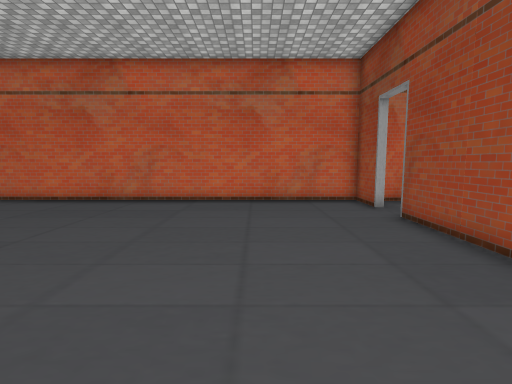
View 1 (above)

24 first-person views from a walk through a scene from a Unity 3-D project. The camera is 1.5 m above the floor, tilts 6° down and sees 85° across. The floor is counted in squares, 0.9 m on a side. Each view is taken from the middle of a square. On the plan, view 1 faces up. The plan holds only what a view shows up to about 15 squares ahead; the rest is blank. The place goes on beyond the plan. The player character is not drawn. Door leaves are left out, so doorways stand open. Some surface patterns are stand-ins.

View 2
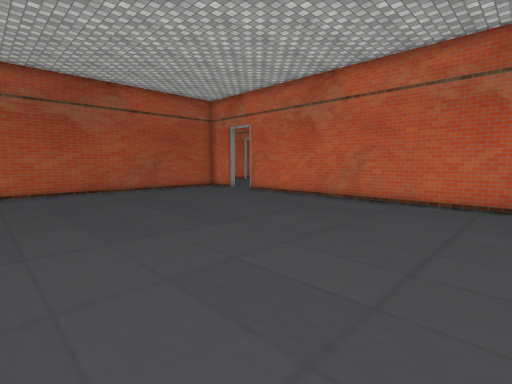

View 3
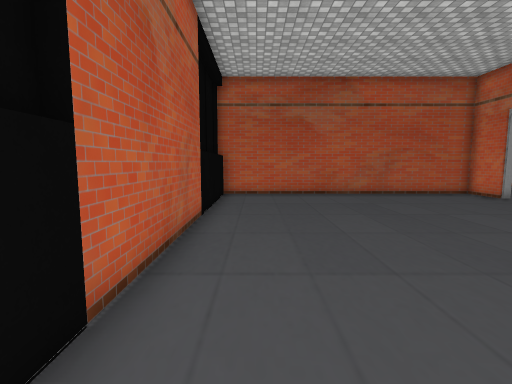

View 4
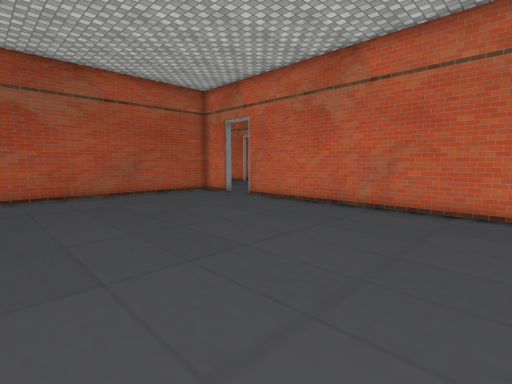

View 5
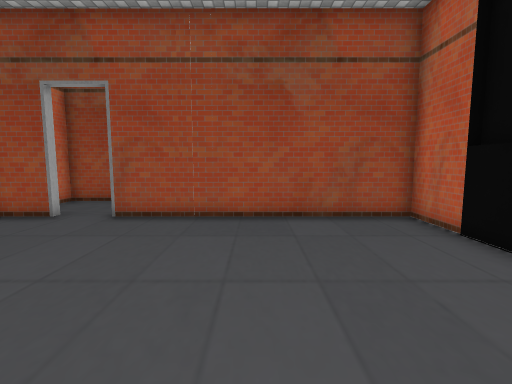

View 6
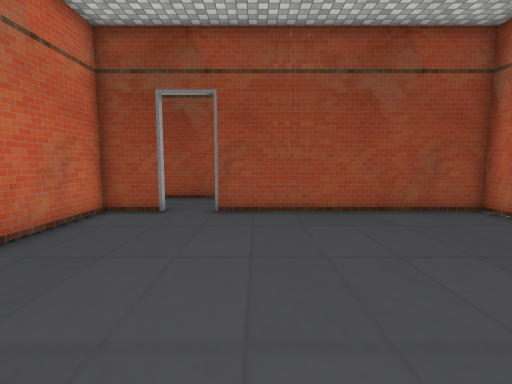

View 7
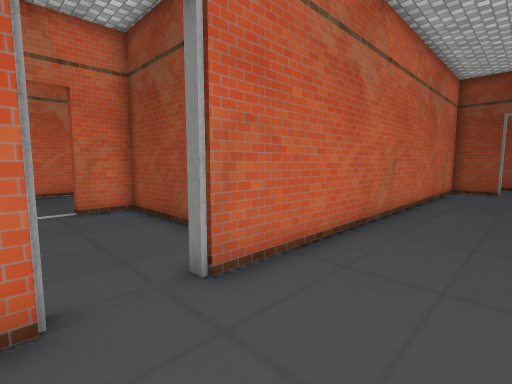

View 8
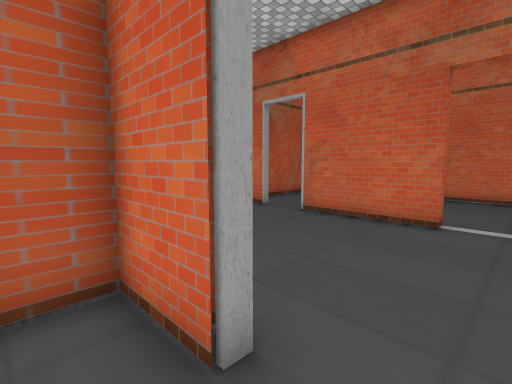

View 9
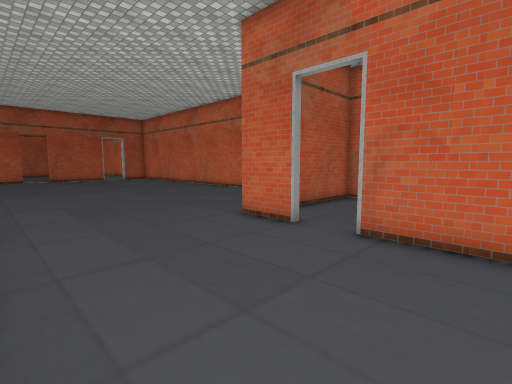

View 10
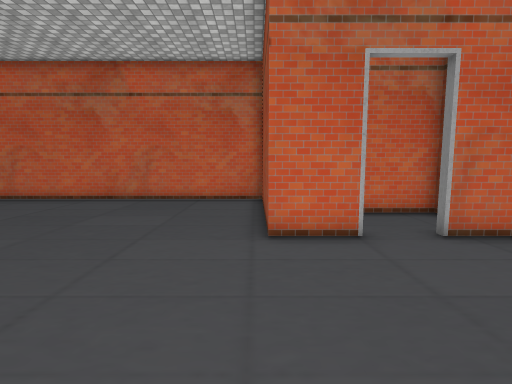

View 11
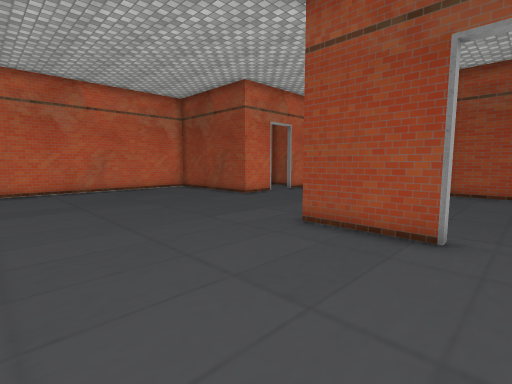

View 12
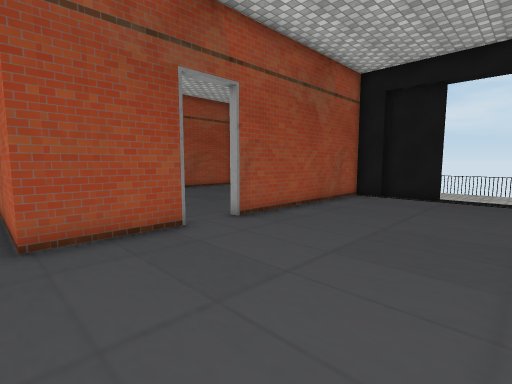

View 13
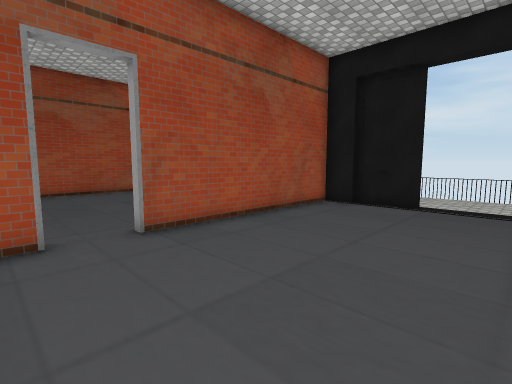

View 14
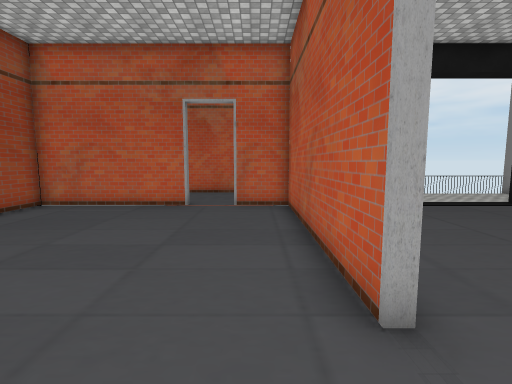

View 15
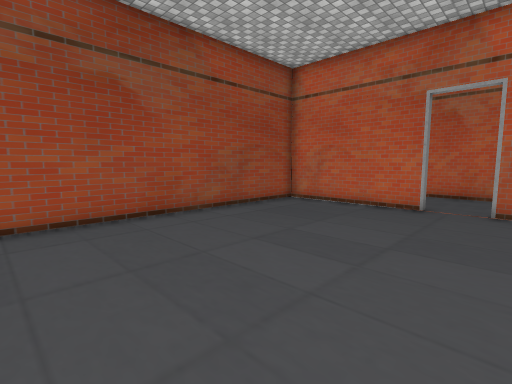

View 16
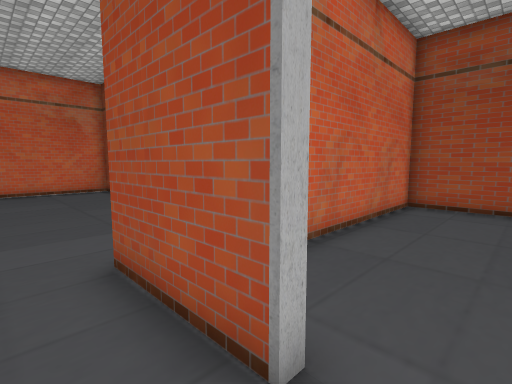

View 17
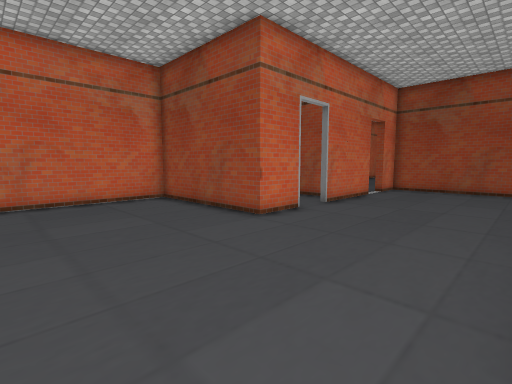

View 18
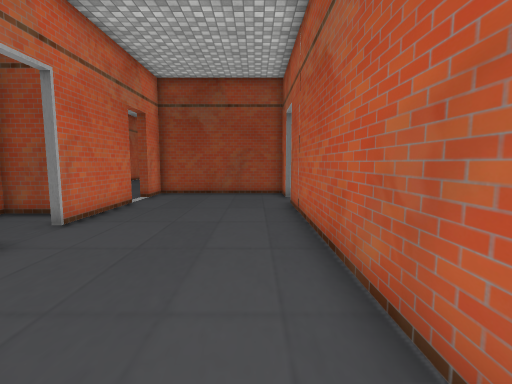

View 19
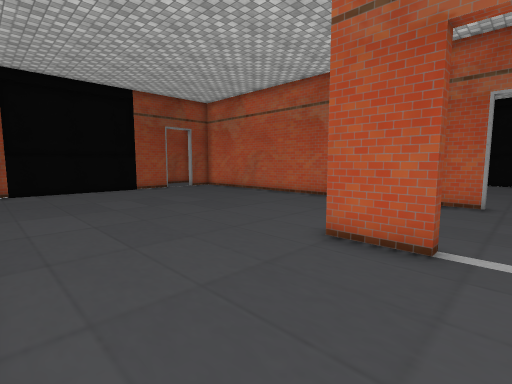

View 20
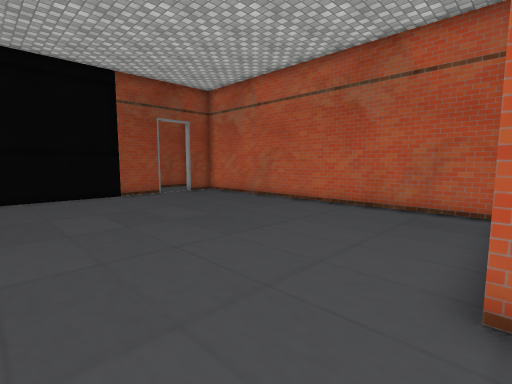

View 21
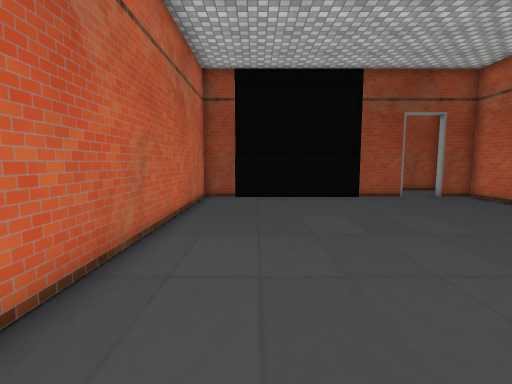

View 22
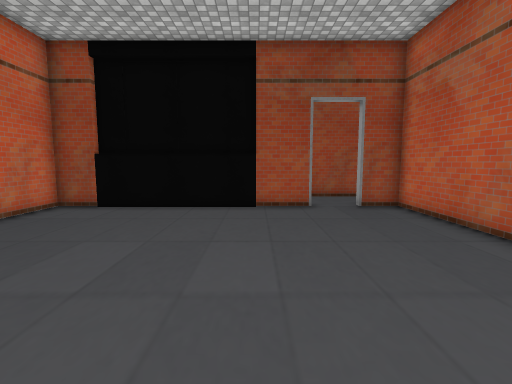

View 23
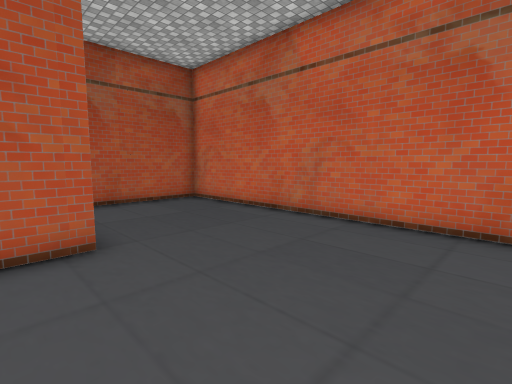

View 24
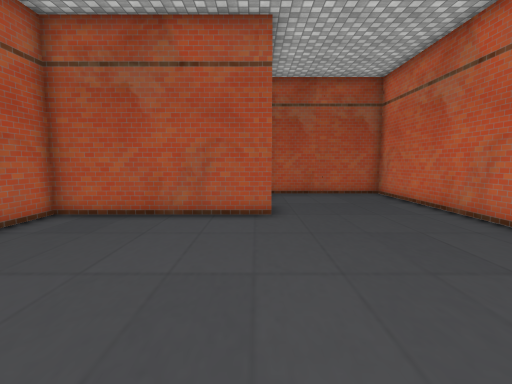

### Floor plan
Points are (right, up) in squares from view 1. A wall is a line through its corners. A room is listed if a view was taken in it or the views show most of it. See-through windows are left out.
Room 1 (views 1, 2, 3, 4, 5, 6, 7, 8)
walls: (-9.7, -0.7) (-3.6, -0.7); (2.3, -0.7) (4.4, -0.7) (4.4, 8.5); (-13.6, 12.2) (-15.7, 12.2) (-15.7, -0.8); (4.4, 10.1) (4.4, 12.1); (4.5, 12.2) (-11.9, 12.2)
ways out: open door at (-12.5, 12.5) to room 2; open door at (4.5, 9.5)
Room 2 (views 9, 10, 11, 12, 13, 16, 17, 18)
walls: (-25.6, 9.1) (-25.6, 12.6) (-13.6, 12.6); (-19.5, 19.1) (-21.7, 19.1) (-21.7, 25.5); (-20.7, 25.5) (-32.5, 25.5); (-26.8, -0.7) (-25.6, -0.7) (-25.6, 7.5); (-13.6, 19.1) (-17.9, 19.1); (-11.9, 12.6) (-10.4, 12.6); (-29.2, -1.1) (-26.8, -1.1); (-10.1, 12.6) (-10.1, 19.1) (-11.8, 19.1)
glass walls: (-31.4, -5.2) (-28.1, -5.2)
ways out: open door at (-12.5, 12.5) to room 1; open door at (-25.5, 8.5) to room 3; open door at (-12.5, 19) to room 4; open door at (-18.5, 19) to room 5
Room 3 (views 14, 15)
walls: (-25.3, 7.5) (-25.3, -0.7) (-23.1, -0.7); (-21.4, -0.7) (-15.7, -0.7) (-15.7, 11.3) (-22.3, 11.3)
ways out: open door at (-25.5, 8.5) to room 2; open door at (-22.5, -1)
Room 4 (views 19, 20, 21, 22, 23, 24)
walls: (-11.8, 19.5) (-9.7, 19.5) (-9.7, 12.6) (4.5, 12.6); (4.4, 23.9) (4.4, 25.5) (-15.7, 25.5) (-15.7, 19.8); (4.4, 15.9) (4.4, 18.1); (4.4, 12.1) (4.4, 14.1)
ways out: open door at (-12.5, 19) to room 2; open door at (4.5, 15)
Room 5 (no view inside)
walls: (-21.3, 25.6) (-21.3, 21.2); (-16.1, 20.4) (-16.1, 22.1) (-18.5, 22.1)
ways out: open door at (-18.5, 19) to room 2

Where each view was taken, in squares from view 1:
view 1: 0 up, 0 right, facing up
view 2: 0 up, 1 right, facing up-left
view 3: 1 up, 1 left, facing left
view 4: 2 up, 1 left, facing up-left
view 5: 4 up, 4 left, facing right
view 6: 7 up, 5 left, facing right
view 7: 9 up, 14 left, facing up-right
view 8: 11 up, 12 left, facing up-left
view 9: 13 up, 15 left, facing up-left
view 10: 13 up, 22 left, facing up
view 11: 8 up, 32 left, facing up-right
view 12: 13 up, 32 left, facing down-right
view 13: 10 up, 32 left, facing down-right
view 14: 10 up, 24 left, facing down
view 15: 10 up, 24 left, facing down-right
view 16: 8 up, 27 left, facing up-right
view 17: 13 up, 28 left, facing up-right
view 18: 14 up, 25 left, facing right
view 19: 25 up, 13 left, facing down-right
view 20: 23 up, 10 left, facing down-right
view 21: 23 up, 9 left, facing right
view 22: 18 up, 6 left, facing right
view 23: 18 up, 4 left, facing up-left
view 24: 19 up, 1 left, facing left
